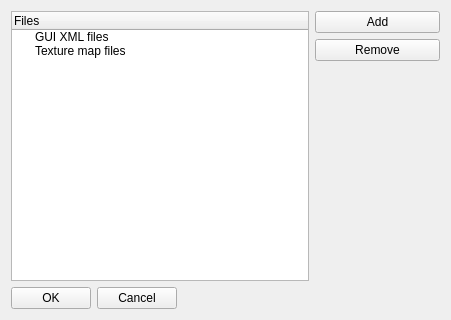
<?xml version="1.0" encoding="UTF-8"?>
<ui version="4.0">
 <class>ProjectWindow</class>
 <widget class="QWidget" name="ProjectWindow">
  <property name="geometry">
   <rect>
    <x>0</x>
    <y>0</y>
    <width>451</width>
    <height>320</height>
   </rect>
  </property>
  <property name="windowTitle">
   <string>Project files</string>
  </property>
  <layout class="QGridLayout" name="gridLayout">
   <item row="0" column="0" rowspan="2" colspan="2">
    <widget class="QTreeWidget" name="fileTree">
     <column>
      <property name="text">
       <string>Files</string>
      </property>
     </column>
     <item>
      <property name="text">
       <string>GUI XML files</string>
      </property>
     </item>
     <item>
      <property name="text">
       <string>Texture map files</string>
      </property>
     </item>
    </widget>
   </item>
   <item row="0" column="2">
    <layout class="QVBoxLayout" name="verticalLayout">
     <item>
      <widget class="QPushButton" name="addButton">
       <property name="text">
        <string>Add</string>
       </property>
      </widget>
     </item>
     <item>
      <widget class="QPushButton" name="removeButton">
       <property name="text">
        <string>Remove</string>
       </property>
      </widget>
     </item>
    </layout>
   </item>
   <item row="1" column="2">
    <spacer name="verticalSpacer">
     <property name="orientation">
      <enum>Qt::Vertical</enum>
     </property>
     <property name="sizeHint" stdset="0">
      <size>
       <width>20</width>
       <height>223</height>
      </size>
     </property>
    </spacer>
   </item>
   <item row="2" column="0">
    <layout class="QHBoxLayout" name="horizontalLayout">
     <item>
      <widget class="QPushButton" name="okButton">
       <property name="text">
        <string>OK</string>
       </property>
      </widget>
     </item>
     <item>
      <widget class="QPushButton" name="cancelButton">
       <property name="text">
        <string>Cancel</string>
       </property>
      </widget>
     </item>
    </layout>
   </item>
   <item row="2" column="1" colspan="2">
    <spacer name="horizontalSpacer">
     <property name="orientation">
      <enum>Qt::Horizontal</enum>
     </property>
     <property name="sizeHint" stdset="0">
      <size>
       <width>194</width>
       <height>20</height>
      </size>
     </property>
    </spacer>
   </item>
  </layout>
 </widget>
 <resources/>
 <connections/>
</ui>
